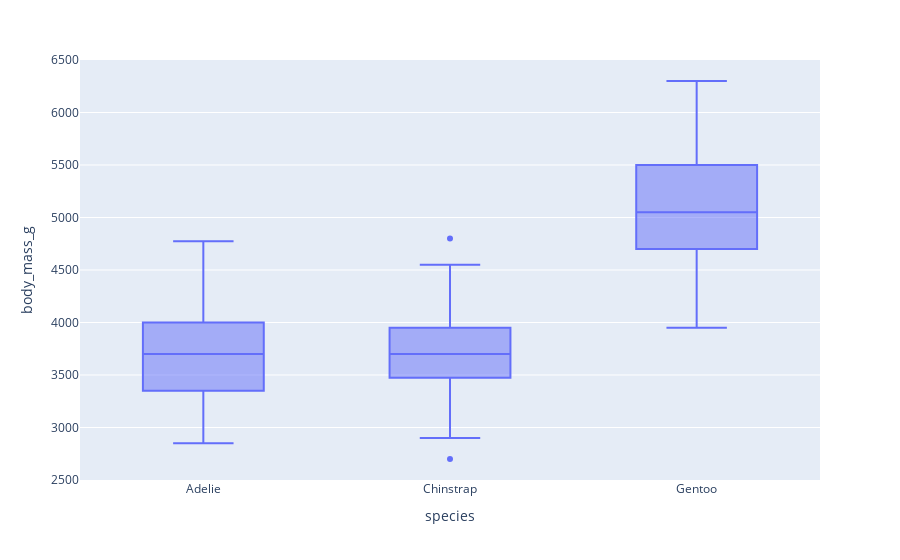

Notebook cell for this chart:
### Code cell
px.box(df, x='species', y='body_mass_g')

### Figure 1 — Plotly figure (JSON) as saved in the notebook; plotly's stock layout.template omitted (floating-point values rounded to 4 significant figures; data arrays with more than 128 entries replaced by an {"elided": "..."} marker saying what was removed)
{"data": [{"alignmentgroup": "True", "hovertemplate": "species=%{x}<br>body_mass_g=%{y}<extra></extra>", "legendgroup": "", "marker": {"color": "#636efa"}, "name": "", "notched": false, "offsetgroup": "", "orientation": "v", "showlegend": false, "type": "box", "x": {"elided": "333 str values"}, "x0": " ", "xaxis": "x", "y": {"elided": "333 int values"}, "y0": " ", "yaxis": "y"}], "layout": {"boxmode": "group", "legend": {"tracegroupgap": 0}, "margin": {"t": 60}, "xaxis": {"anchor": "y", "domain": [0, 1], "title": {"text": "species"}}, "yaxis": {"anchor": "x", "domain": [0, 1], "title": {"text": "body_mass_g"}}}}
